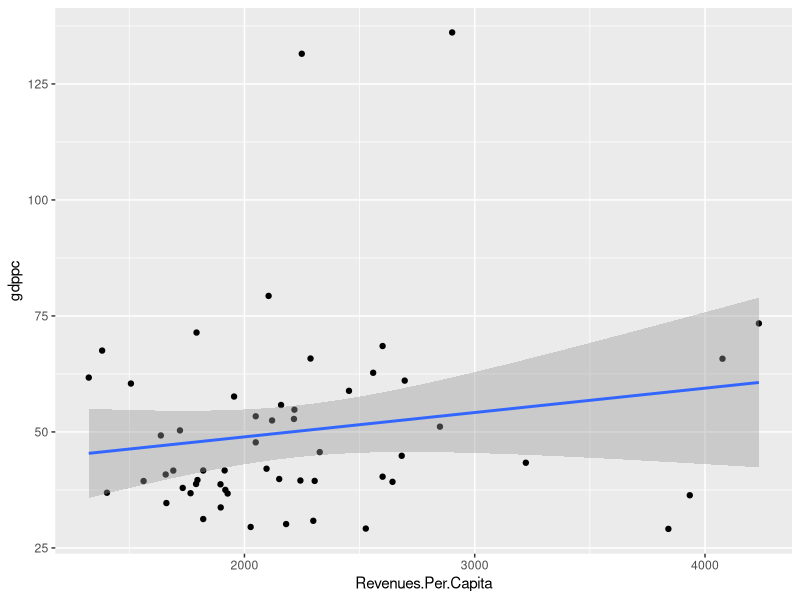
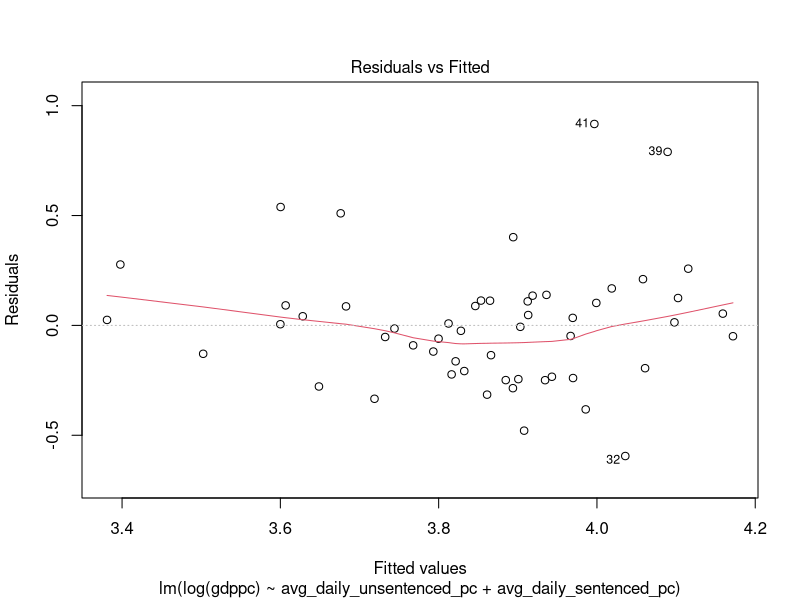
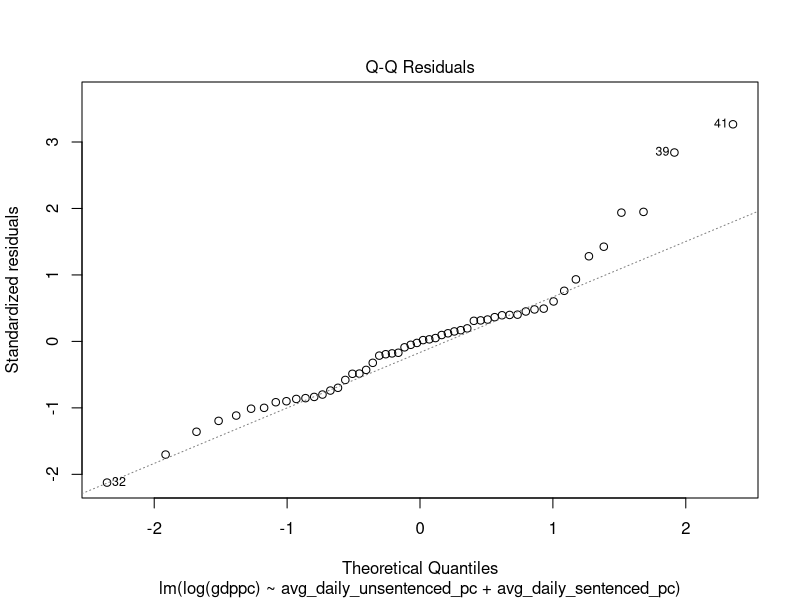
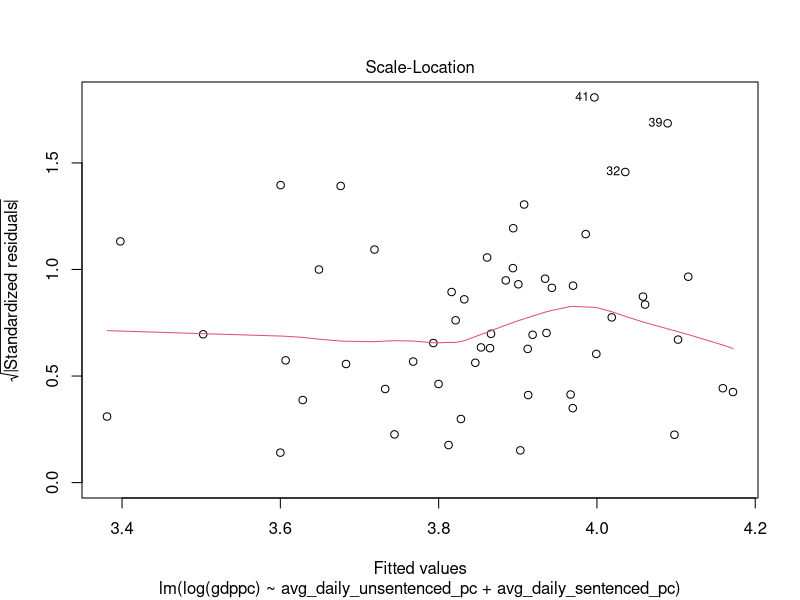
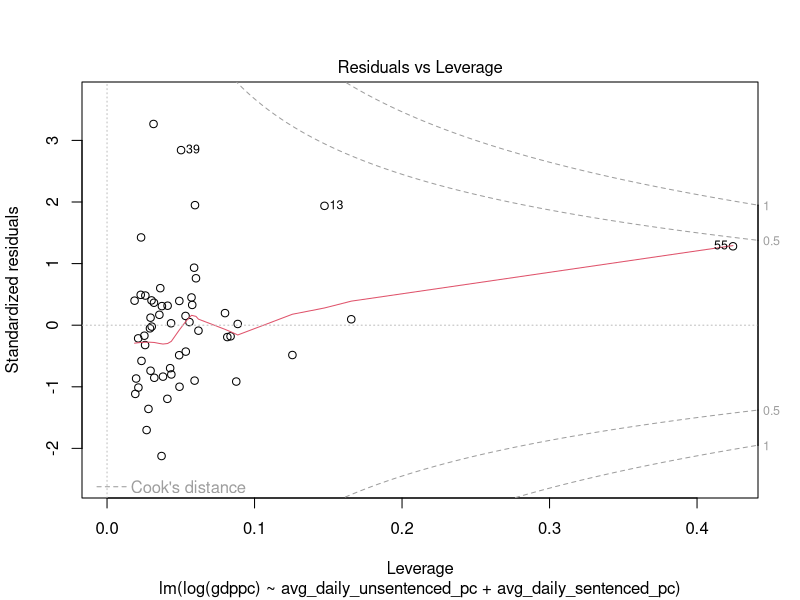
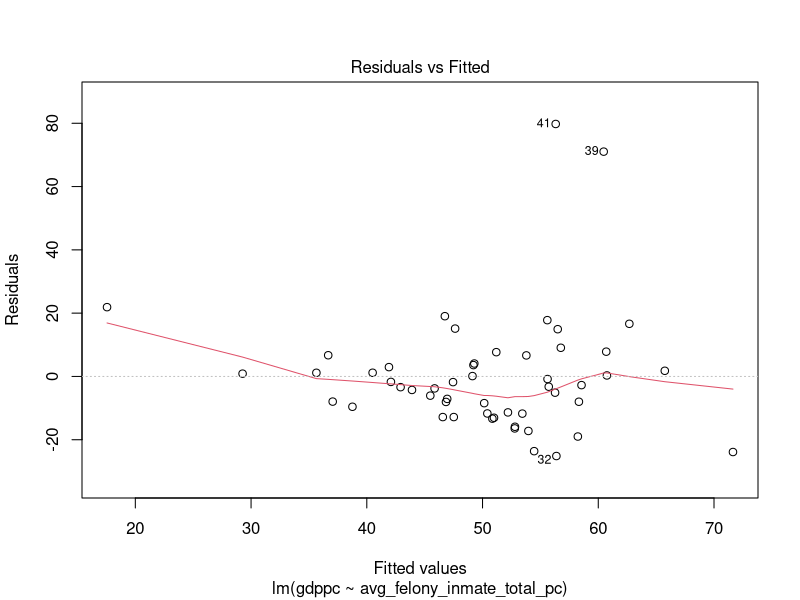
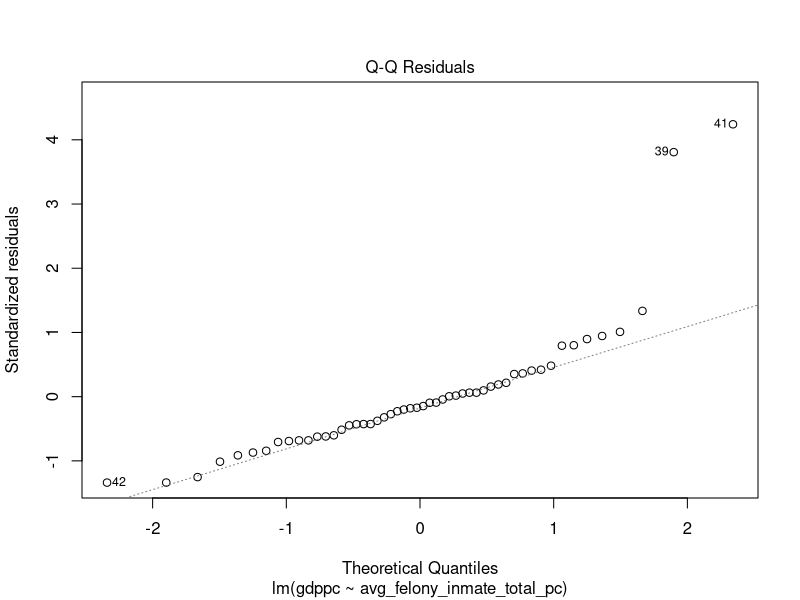
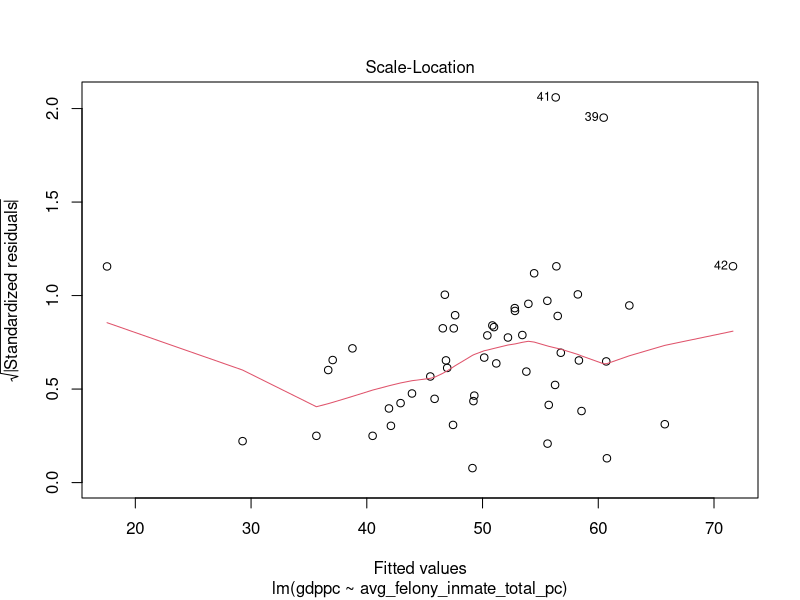

Write R code to recreate these figures, in order. (Note: this script raises an error after producing the figures.)
## ---- chunk 1
library(tidyverse)
library(furrr)
library(readxl)
library(magrittr)
## ---- chunk 2

# initial clean of data
# read in prison data
prison <- read.csv(file = "./data/california_jail_survey_1995_2020_csv/california_jail_county_monthly_1995_2020.csv")
head(prison)

# read in revenue data
revenue <- read.csv(file = "./data/County_Revenues_Per_Capita.csv")


# read in GDP it is 2017 

calgdp <- read.csv("./data/gdpcali.csv",col.names = c("California", "GDP"))

calgdp$GDP <- as.numeric(gsub(",","",calgdp$GDP))


# filter revenue to 2017 and take out the counties that have no revenue
rev17 <- revenue %>% filter(Fiscal.Year == 2017) %>% filter(Entity.Name != "Alpine" & Entity.Name != "Sierra")

# filter prison to 2017 and take out countiees that have no prison
prison17 <- prison %>% filter(year == 2017) %>% filter(census_county_name !=  "San Francisco County")


avgpop <- prison17 %>% group_by(census_county_name) %>% summarise_at(vars(avg_daily_pop_sentenced_male,avg_daily_pop_sentenced_female,avg_felony_inmate_total),.funs = mean)


together <- cbind(calgdp,avgpop,rev17)

together %<>% mutate(gdppc = GDP/Estimated.Population) 

colnames(prison17)




## ---- chunk 3
prisonvars <- prison17 %>% group_by(census_county_name) %>% 
  mutate(avg_daily_unsentenced = avg_daily_pop_unsentenced_female+avg_daily_pop_unsentenced_male) %>%   mutate(avg_daily_sentenced = avg_daily_pop_sentenced_female+avg_daily_pop_sentenced_male) %>% summarise_at(vars(avg_daily_unsentenced,avg_daily_sentenced,avg_felony_inmate_total,avg_fed_inmate_housed_contract),.funs = mean)

together <- cbind(calgdp,prisonvars,rev17)

together %<>% mutate(avg_daily_unsentenced_pc = avg_daily_unsentenced/Estimated.Population, 
                     avg_daily_sentenced_pc = avg_daily_sentenced/Estimated.Population,
                     avg_felony_inmate_total_pc = avg_felony_inmate_total/Estimated.Population,
                     avg_fed_inmate_housed_contract_pc = avg_fed_inmate_housed_contract/Estimated.Population,
                     gdppc = GDP/Estimated.Population) 

fit1 <- lm(Revenues.Per.Capita ~ avg_daily_unsentenced_pc + avg_daily_sentenced_pc, 
           data = together)


summary(fit1)

fit2 <- lm(Revenues.Per.Capita ~ avg_daily_unsentenced_pc + avg_daily_sentenced_pc+
             avg_felony_inmate_total_pc, 
           data = together)

summary(fit2)


fit3 <- lm(Revenues.Per.Capita ~  avg_daily_sentenced_pc+
             avg_felony_inmate_total_pc, 
           data = together)

summary(fit3)


# relationship between GDP and revenue 

fit4 <- lm(Revenues.Per.Capita~gdppc, data =together)

summary(fit4)

together %>% ggplot(aes(x=Revenues.Per.Capita,y=gdppc))+
  geom_point()+
  geom_smooth(method = "lm")

# the same fits with gdp

fit5 <- lm(log(gdppc) ~ avg_daily_unsentenced_pc + avg_daily_sentenced_pc, 
           data = together)

summary(fit5)

plot(fit5)


fit6 <- lm(log(gdppc) ~ avg_daily_unsentenced_pc + avg_daily_sentenced_pc+
             avg_felony_inmate_total_pc, 
           data = together)

summary(fit6)

fit7 <- lm(gdppc ~  avg_daily_sentenced_pc+
             avg_felony_inmate_total_pc, 
           data = together)

summary(fit7)


fit8 <- lm(gdppc~  avg_felony_inmate_total_pc, data = together)

summary(fit8)

plot(fit8)

# federal housing and revenue

fit9<- lm(Revenues.Per.Capita~avg_fed_inmate_housed_contract_pc,data = together)


summary(fit9)

together %>% ggplot(aes(x=avg_fed_inmate_housed_contract,y=Revenues.Per.Capita))+
  geom_point()+
  geom_smooth(method = "lm")


## ---- chunk 4

# make prisons factor
prison$jurisdiction <- as.factor(prison$jurisdiction)



# we can try an imputation approach

prisonMentH <- prison %>% mutate(mental_health_rate = mental_heath_case_open_end_month/highest_inmate_count) 


colnames(prisonMentH)



# lmer output

prisonMentH %<>% mutate(avg_daily_pop_unsentenced_male=scale(avg_daily_pop_unsentenced_male),avg_daily_pop_sentenced_male=scale(avg_daily_pop_sentenced_male)) 

lmef <- lme4::lmer(formula =  mental_health_rate ~ (1+ avg_daily_pop_unsentenced_male+avg_daily_pop_sentenced_male|jurisdiction),data = prisonMentH)

summary(lmef)

coefficients(lmef)

library(gee)

gef <- gee(formula = mental_health_rate ~ 1+ avg_daily_pop_unsentenced_male+avg_daily_pop_sentenced_male, id =jurisdiction, data = prisonMentH,corstr = "independence")

summary(gef)


library(geepack)

geepack::geeglm(formula = mental_health_rate ~ 1+ avg_daily_pop_unsentenced_male+avg_daily_pop_sentenced_male, id =jurisdiction, data = prisonMentH)
## ---- chunk 5
pov <- read_csv(file = "./data/povdata.txt",col_names = F)



x <- apply(pov,1,str_split,pattern = " ")


y <- unlist(x,recursive = FALSE)
y <- lapply(y, function(z){z[z!=""]})


povertydf <- data.frame(do.call(rbind,y))



cnames <- c("FIPS State Code", "FIPS county code","all ages in poverty","LB90CI all ages pov","UB90CI all ages pov",
              "% all ages", "LB90CI percent all ages pov","UB90CI percent all ages pov", 
              " 0-17 in poverty","LB90CI 0-17 pov","UB90CI 0-17 pov",
              "% 0-17", "LB90CI % 0-17 pov","UB90CI % 0-17 pov",
              "5-17 pov", "LB90CI children pov","UB90CI children pov","% 5-17", "LB90CI 5-17 % pov","UB90CI 5-17 % pov",
              "MHI", "90LB MHI", "90UB MHI")

colnames(povertydf) <- cnames

povertydf$`FIPS county code` <- as.numeric(povertydf$`FIPS county code`)
## ---- chunk 6


countiesrevenues <-
  c("Alameda",
    "Amador",
    "Butte",
    "Calaveras",
    "Colusa",
    "Contra Costa",
    "Del Norte",
    "El Dorado",
    "Fresno",
    "Glenn",
    "Humboldt",
    "Imperial",
    "Inyo",
    "Kern",
    "Kings",
    "Lake",
    "Lassen",
    "Los Angeles",
    "Madera",
    "Marin",
    "Mariposa",
    "Mendocino",
    "Merced",
    "Modoc" ,
    "Mono"   ,
    "Monterey"     ,
    "Napa" ,
    "Nevada" ,
    "Orange"      ,
    "Placer"    ,
    "Plumas"    ,
    "Riverside" ,
    "Sacramento"     ,
    "San Benito",
    "San Bernardino" ,
    "San Diego"  ,
    "San Joaquin",
    "San Luis Obispo" ,
    "San Mateo"  ,
    "Santa Barbara",
    "Santa Clara" ,
    "Santa Cruz",
    "Shasta"    ,
    "Siskiyou"  ,
    "Solano"     ,
    "Sonoma",
    "Stanislaus"     ,
    "Sutter"  ,
    "Tehama"     ,
    "Trinity"      ,
    "Tulare"     ,
    "Tuolumne" ,
    "Ventura"    ,
    "Yolo"   ,
    "Yuba"
  )

countyFIPS <- sort(unique(prison17$fips_county_code))

countyFIPStable <- data.frame(Entity.Name = countiesrevenues,countyFIPS)



## ---- chunk 7
# multiple years GEE part 4


# initial clean of data
# read in prison data
prison <- read.csv(file = "./data/california_jail_survey_1995_2020_csv/california_jail_county_monthly_1995_2020.csv")
head(prison)

# read in revenue data
revenue <- read.csv(file = "./data/County_Revenues_Per_Capita.csv")

# JOIN THE REVENUE WITH FIPS 

revenue <- inner_join(revenue,countyFIPStable, by = c("Entity.Name"))

revenue %<>% mutate(fips_county_code=countyFIPS.x)



# take out the counties that have no revenue
revall <- revenue  %>% filter(Entity.Name != "Alpine" & Entity.Name != "Sierra")%>% 
  filter(Fiscal.Year <= 2019 & Fiscal.Year >=2005) %>% mutate(year = Fiscal.Year)




# filter prison to other years and take out countiees that have no prison
prisonall <- prison %>% filter(census_county_name !=  "San Francisco County") %>% 
  filter(year <= 2019 & year >=2005) %>% arrange(census_county_name)


avgpop <- prisonall %>% group_by(fips_county_code,year) %>%
  summarise_at(vars(avg_daily_pop_sentenced_male,avg_daily_pop_sentenced_female,avg_felony_inmate_total),.funs = mean)




together <- inner_join(avgpop,revall,by = c("fips_county_code","year"))

together
